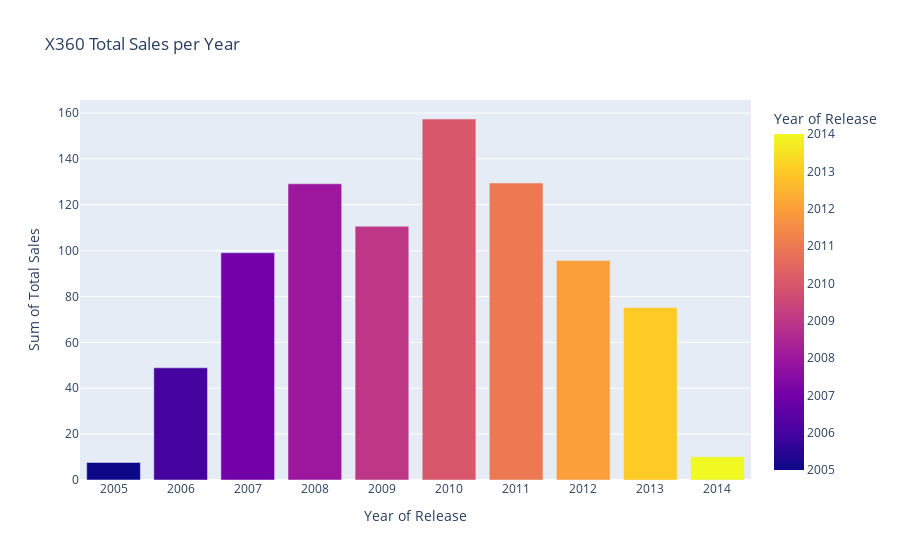

The code cell stored with this chart in its notebook:
### Markdown cell above
Code Meaning:
1) Use px.bar() in order to create a bar chart titled: 'X360 Total Sales per Year'.
2) Use the year_of_release column as the x axis of the chart and the total_sales column as the y axis of the chart.
3) Assign the result to X360_bar in order to save the result.
4) Use the update_xaxes() method in order to set the tick values of the x axis as each individual unique value of the year_of_release column of the X_360 dataframe. Set the tick text to display each value on the x axis as each individual unique value of the year_of_release column of the X_360 dataframe as an integer.
5) Use the show() method in order to display the X_360_bar bar chart.

### Code cell
x_360_bar = px.bar(x_360_sum, x='year_of_release', y='total_sales_sum',labels={"total_sales_sum": "Sum of Total Sales", "year_of_release": "Year of Release"}, title='X360 Total Sales per Year', color='year_of_release')

x_360_bar.update_xaxes(tickvals=x_360['year_of_release'].unique(), ticktext=[int(x) for x in x_360['year_of_release'].unique()])

x_360_bar.show()

### Figure 1 — Plotly figure (JSON) as saved in the notebook; plotly's stock layout.template omitted (floating-point values rounded to 4 significant figures)
{"data": [{"alignmentgroup": "True", "hovertemplate": "Year of Release=%{marker.color}<br>Sum of Total Sales=%{y}<extra></extra>", "legendgroup": "", "marker": {"color": [2005, 2006, 2007, 2008, 2009, 2010, 2011, 2012, 2013, 2014], "coloraxis": "coloraxis", "pattern": {"shape": ""}}, "name": "", "offsetgroup": "", "orientation": "v", "showlegend": false, "textposition": "auto", "type": "bar", "x": [2005, 2006, 2007, 2008, 2009, 2010, 2011, 2012, 2013, 2014], "xaxis": "x", "y": [7.64, 48.92, 99.11, 129.2, 110.7, 157.4, 129.5, 95.68, 75.17, 10.1], "yaxis": "y"}], "layout": {"barmode": "relative", "coloraxis": {"colorbar": {"title": {"text": "Year of Release"}}, "colorscale": [[0, "#0d0887"], [0.1111, "#46039f"], [0.2222, "#7201a8"], [0.3333, "#9c179e"], [0.4444, "#bd3786"], [0.5556, "#d8576b"], [0.6667, "#ed7953"], [0.7778, "#fb9f3a"], [0.8889, "#fdca26"], [1, "#f0f921"]]}, "legend": {"tracegroupgap": 0}, "title": {"text": "X360 Total Sales per Year"}, "xaxis": {"anchor": "y", "domain": [0, 1], "ticktext": [2010, 2013, 2011, 2012, 2009, 2007, 2008, 2006, 2005, 2014], "tickvals": [2010, 2013, 2011, 2012, 2009, 2007, 2008, 2006, 2005, 2014], "title": {"text": "Year of Release"}}, "yaxis": {"anchor": "x", "domain": [0, 1], "title": {"text": "Sum of Total Sales"}}}}
